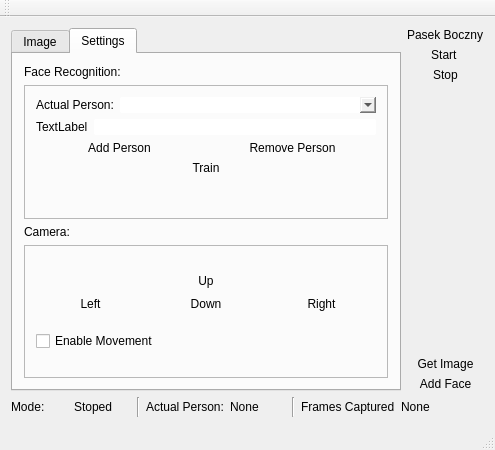
<?xml version="1.0" encoding="UTF-8"?>
<ui version="4.0">
 <class>MainWindow</class>
 <widget class="QMainWindow" name="MainWindow">
  <property name="geometry">
   <rect>
    <x>0</x>
    <y>0</y>
    <width>495</width>
    <height>450</height>
   </rect>
  </property>
  <property name="windowTitle">
   <string>MainWindow</string>
  </property>
  <property name="styleSheet">
   <string notr="true">QPushButton:disabled{ 
	background: qlineargradient(x1:1, y1:0, x2:1, y2:1,
	stop:0 white, stop: 0.8 gray, stop:1 white); 	
 }</string>
  </property>
  <widget class="QWidget" name="centralWidget">
   <layout class="QVBoxLayout" name="verticalLayout_5">
    <item>
     <layout class="QHBoxLayout" name="horizontalLayout_7">
      <item>
       <widget class="QTabWidget" name="tabWidget">
        <property name="currentIndex">
         <number>1</number>
        </property>
        <widget class="QWidget" name="tab_2">
         <attribute name="title">
          <string>Image</string>
         </attribute>
         <layout class="QVBoxLayout" name="verticalLayout_3">
          <item>
           <widget class="QLabel" name="labelImage">
            <property name="sizePolicy">
             <sizepolicy hsizetype="Preferred" vsizetype="Preferred">
              <horstretch>0</horstretch>
              <verstretch>1</verstretch>
             </sizepolicy>
            </property>
            <property name="minimumSize">
             <size>
              <width>352</width>
              <height>288</height>
             </size>
            </property>
            <property name="font">
             <font>
              <pointsize>20</pointsize>
             </font>
            </property>
            <property name="text">
             <string>Image From Camera</string>
            </property>
            <property name="alignment">
             <set>Qt::AlignCenter</set>
            </property>
           </widget>
          </item>
         </layout>
        </widget>
        <widget class="QWidget" name="tab_1">
         <attribute name="title">
          <string>Settings</string>
         </attribute>
         <layout class="QVBoxLayout" name="verticalLayout_11">
          <item>
           <layout class="QVBoxLayout" name="verticalLayout_10" stretch="1,1">
            <item>
             <layout class="QVBoxLayout" name="verticalLayout_4" stretch="0,1">
              <item>
               <widget class="QLabel" name="label_5">
                <property name="text">
                 <string>Face Recognition:</string>
                </property>
               </widget>
              </item>
              <item>
               <widget class="QFrame" name="frame">
                <property name="frameShape">
                 <enum>QFrame::StyledPanel</enum>
                </property>
                <property name="frameShadow">
                 <enum>QFrame::Raised</enum>
                </property>
                <layout class="QVBoxLayout" name="verticalLayout_9">
                 <item>
                  <layout class="QHBoxLayout" name="horizontalLayout_4">
                   <item>
                    <layout class="QVBoxLayout" name="verticalLayout_8">
                     <item>
                      <layout class="QHBoxLayout" name="horizontalLayout_3" stretch="0,1">
                       <item>
                        <widget class="QLabel" name="label_4">
                         <property name="text">
                          <string>Actual Person:</string>
                         </property>
                        </widget>
                       </item>
                       <item>
                        <widget class="QComboBox" name="comboBoxAvailablePeople">
                         <property name="styleSheet">
                          <string notr="true">QComboBox {
   color: black;
   border-color: blue;
	border-radius: 2px ;
	border-width: 2px;
}
QComboBox:hover{
	background: qlineargradient(x1:1, y1:0, x2:1, y2:1,
	stop:0 white, stop: 0.8 lightgreen, stop:1 white);
 }</string>
                         </property>
                        </widget>
                       </item>
                      </layout>
                     </item>
                     <item>
                      <layout class="QHBoxLayout" name="horizontalLayout_9">
                       <item>
                        <widget class="QLabel" name="label_9">
                         <property name="styleSheet">
                          <string notr="true"/>
                         </property>
                         <property name="text">
                          <string>TextLabel</string>
                         </property>
                        </widget>
                       </item>
                       <item>
                        <widget class="QLineEdit" name="lineEditNewPerson">
                         <property name="styleSheet">
                          <string notr="true">QLineEdit {
   color: black;
   border-color: blue;
	border-radius: 2px ;
	border-width: 2px;	
}
QLineEdit:hover{
	background: qlineargradient(x1:1, y1:0, x2:1, y2:1,
	stop:0 white, stop: 0.8 lightgreen, stop:1 white);
 }</string>
                         </property>
                        </widget>
                       </item>
                      </layout>
                     </item>
                     <item>
                      <layout class="QHBoxLayout" name="horizontalLayout_8">
                       <item>
                        <widget class="QPushButton" name="pushButtonAddPerson">
                         <property name="styleSheet">
                          <string notr="true">QPushButton {
   color: black;
	border-radius: 2px;
	background: qlineargradient(x1:1, y1:0, x2:1, y2:1,
	stop:0 white, stop: 0.8 lightblue, stop:1 white); 		
}
QPushButton:hover{
	background: qlineargradient(x1:1, y1:0, x2:1, y2:1,
	stop:0 white, stop: 0.8 yellow, stop:1 white);
 }</string>
                         </property>
                         <property name="text">
                          <string>Add Person</string>
                         </property>
                        </widget>
                       </item>
                       <item>
                        <widget class="QPushButton" name="pushButtonRemovePerson">
                         <property name="styleSheet">
                          <string notr="true">QPushButton {
   color: black;
	border-radius: 2px;
	background: qlineargradient(x1:1, y1:0, x2:1, y2:1,
	stop:0 white, stop: 0.8 lightblue, stop:1 white); 		
}
QPushButton:hover{
	background: qlineargradient(x1:1, y1:0, x2:1, y2:1,
	stop:0 white, stop: 0.8 red, stop:1 white);
 }</string>
                         </property>
                         <property name="text">
                          <string>Remove Person</string>
                         </property>
                        </widget>
                       </item>
                      </layout>
                     </item>
                    </layout>
                   </item>
                  </layout>
                 </item>
                 <item>
                  <widget class="QPushButton" name="pushButtonTrain">
                   <property name="styleSheet">
                    <string notr="true">QPushButton {
   color: black;
	border-radius: 2px;
	background: qlineargradient(x1:1, y1:0, x2:1, y2:1,
	stop:0 white, stop: 0.8 lightblue, stop:1 white); 		
}
QPushButton:hover{
	background: qlineargradient(x1:1, y1:0, x2:1, y2:1,
	stop:0 white, stop: 0.8 blue, stop:1 white);
 }</string>
                   </property>
                   <property name="text">
                    <string>Train</string>
                   </property>
                  </widget>
                 </item>
                 <item>
                  <spacer name="verticalSpacer">
                   <property name="orientation">
                    <enum>Qt::Vertical</enum>
                   </property>
                   <property name="sizeHint" stdset="0">
                    <size>
                     <width>20</width>
                     <height>40</height>
                    </size>
                   </property>
                  </spacer>
                 </item>
                </layout>
               </widget>
              </item>
             </layout>
            </item>
            <item>
             <layout class="QVBoxLayout" name="verticalLayout_6" stretch="0,1">
              <item>
               <widget class="QLabel" name="label_7">
                <property name="text">
                 <string>Camera:</string>
                </property>
               </widget>
              </item>
              <item>
               <widget class="QFrame" name="frame_2">
                <property name="frameShape">
                 <enum>QFrame::StyledPanel</enum>
                </property>
                <property name="frameShadow">
                 <enum>QFrame::Raised</enum>
                </property>
                <layout class="QVBoxLayout" name="verticalLayout_7">
                 <item>
                  <layout class="QVBoxLayout" name="verticalLayout">
                   <item>
                    <layout class="QHBoxLayout" name="horizontalLayout" stretch="1,1,1">
                     <item>
                      <spacer name="horizontalSpacer_4">
                       <property name="orientation">
                        <enum>Qt::Horizontal</enum>
                       </property>
                       <property name="sizeHint" stdset="0">
                        <size>
                         <width>40</width>
                         <height>20</height>
                        </size>
                       </property>
                      </spacer>
                     </item>
                     <item>
                      <widget class="QPushButton" name="pushButtonMoveUp">
                       <property name="enabled">
                        <bool>false</bool>
                       </property>
                       <property name="styleSheet">
                        <string notr="true">QPushButton {
   color: black;
	border-radius: 2px;
	background: qlineargradient(x1:1, y1:0, x2:1, y2:1,
	stop:0 white, stop: 0.8 lightblue, stop:1 white); 		
}
QPushButton:hover{
	background: qlineargradient(x1:1, y1:0, x2:1, y2:1,
	stop:0 white, stop: 0.8 yellow, stop:1 white);
 }
QPushButton:disabled{ 
	background: qlineargradient(x1:1, y1:0, x2:1, y2:1,
	stop:0 white, stop: 0.8 gray, stop:1 white); 	
 }</string>
                       </property>
                       <property name="text">
                        <string>Up</string>
                       </property>
                      </widget>
                     </item>
                     <item>
                      <spacer name="horizontalSpacer_5">
                       <property name="orientation">
                        <enum>Qt::Horizontal</enum>
                       </property>
                       <property name="sizeHint" stdset="0">
                        <size>
                         <width>40</width>
                         <height>20</height>
                        </size>
                       </property>
                      </spacer>
                     </item>
                    </layout>
                   </item>
                   <item>
                    <layout class="QHBoxLayout" name="horizontalLayout_2" stretch="1,1,1">
                     <item>
                      <widget class="QPushButton" name="pushButtonMoveLeft">
                       <property name="enabled">
                        <bool>false</bool>
                       </property>
                       <property name="styleSheet">
                        <string notr="true">QPushButton {
   color: black;
	border-radius: 2px;
	background: qlineargradient(x1:1, y1:0, x2:1, y2:1,
	stop:0 white, stop: 0.8 lightblue, stop:1 white); 		
}
QPushButton:hover{
	background: qlineargradient(x1:1, y1:0, x2:1, y2:1,
	stop:0 white, stop: 0.8 yellow, stop:1 white);
 }
QPushButton:disabled{ 
	background: qlineargradient(x1:1, y1:0, x2:1, y2:1,
	stop:0 white, stop: 0.8 gray, stop:1 white); 	
 }</string>
                       </property>
                       <property name="text">
                        <string>Left</string>
                       </property>
                      </widget>
                     </item>
                     <item>
                      <widget class="QPushButton" name="pushButtonMoveDown">
                       <property name="enabled">
                        <bool>false</bool>
                       </property>
                       <property name="styleSheet">
                        <string notr="true">QPushButton {
   color: black;
	border-radius: 2px;
	background: qlineargradient(x1:1, y1:0, x2:1, y2:1,
	stop:0 white, stop: 0.8 lightblue, stop:1 white); 		
}
QPushButton:hover{
	background: qlineargradient(x1:1, y1:0, x2:1, y2:1,
	stop:0 white, stop: 0.8 yellow, stop:1 white);
 }
QPushButton:disabled{ 
	background: qlineargradient(x1:1, y1:0, x2:1, y2:1,
	stop:0 white, stop: 0.8 gray, stop:1 white); 	
 }</string>
                       </property>
                       <property name="text">
                        <string>Down</string>
                       </property>
                      </widget>
                     </item>
                     <item>
                      <widget class="QPushButton" name="pushButtonMoveRight">
                       <property name="enabled">
                        <bool>false</bool>
                       </property>
                       <property name="styleSheet">
                        <string notr="true">QPushButton {
   color: black;
	border-radius: 2px;
	background: qlineargradient(x1:1, y1:0, x2:1, y2:1,
	stop:0 white, stop: 0.8 lightblue, stop:1 white); 		
}
QPushButton:hover{
	background: qlineargradient(x1:1, y1:0, x2:1, y2:1,
	stop:0 white, stop: 0.8 yellow, stop:1 white);
 }
QPushButton:disabled{ 
	background: qlineargradient(x1:1, y1:0, x2:1, y2:1,
	stop:0 white, stop: 0.8 gray, stop:1 white); 	
 }</string>
                       </property>
                       <property name="text">
                        <string>Right</string>
                       </property>
                      </widget>
                     </item>
                    </layout>
                   </item>
                  </layout>
                 </item>
                 <item>
                  <widget class="QCheckBox" name="checkBoxEnableMovement">
                   <property name="text">
                    <string>Enable Movement</string>
                   </property>
                  </widget>
                 </item>
                </layout>
               </widget>
              </item>
             </layout>
            </item>
           </layout>
          </item>
         </layout>
        </widget>
       </widget>
      </item>
      <item>
       <layout class="QVBoxLayout" name="verticalLayout_2">
        <item>
         <widget class="QLabel" name="label_3">
          <property name="text">
           <string>Pasek Boczny</string>
          </property>
         </widget>
        </item>
        <item>
         <widget class="QPushButton" name="pushButtonStart">
          <property name="styleSheet">
           <string notr="true">QPushButton {
   color: black;
	border-radius: 2px;
	background: qlineargradient(x1:1, y1:0, x2:1, y2:1,
	stop:0 white, stop: 0.8 lightblue, stop:1 white); 		
}
QPushButton:hover{
	background: qlineargradient(x1:1, y1:0, x2:1, y2:1,
	stop:0 white, stop: 0.8 green, stop:1 white);
 }
QPushButton:disabled{ 
	background: qlineargradient(x1:1, y1:0, x2:1, y2:1,
	stop:0 white, stop: 0.8 gray, stop:1 white); 	
 }</string>
          </property>
          <property name="text">
           <string>Start </string>
          </property>
         </widget>
        </item>
        <item>
         <widget class="QPushButton" name="pushButtonStop">
          <property name="enabled">
           <bool>false</bool>
          </property>
          <property name="styleSheet">
           <string notr="true">QPushButton {
   color: black;
	border-radius: 2px;
	background: qlineargradient(x1:1, y1:0, x2:1, y2:1,
	stop:0 white, stop: 0.8 lightblue, stop:1 white); 		
}
QPushButton:hover{
	background: qlineargradient(x1:1, y1:0, x2:1, y2:1,
	stop:0 white, stop: 0.8 red, stop:1 white);
 }

QPushButton:disabled{ 
	background: qlineargradient(x1:1, y1:0, x2:1, y2:1,
	stop:0 white, stop: 0.8 gray, stop:1 white); 	
 }</string>
          </property>
          <property name="text">
           <string>Stop</string>
          </property>
         </widget>
        </item>
        <item>
         <spacer name="verticalSpacer_2">
          <property name="orientation">
           <enum>Qt::Vertical</enum>
          </property>
          <property name="sizeHint" stdset="0">
           <size>
            <width>20</width>
            <height>40</height>
           </size>
          </property>
         </spacer>
        </item>
        <item>
         <widget class="QPushButton" name="pushButtonGetImage">
          <property name="styleSheet">
           <string notr="true">QPushButton {
   color: black;
	border-radius: 2px;
	background: qlineargradient(x1:1, y1:0, x2:1, y2:1,
	stop:0 white, stop: 0.8 lightblue, stop:1 white); 		
}
QPushButton:hover{
	background: qlineargradient(x1:1, y1:0, x2:1, y2:1,
	stop:0 white, stop: 0.8 yellow, stop:1 white);
 }

QPushButton:disabled{ 
	background: qlineargradient(x1:1, y1:0, x2:1, y2:1,
	stop:0 white, stop: 0.8 gray, stop:1 white); 	
 }</string>
          </property>
          <property name="text">
           <string>Get Image</string>
          </property>
         </widget>
        </item>
        <item>
         <widget class="QPushButton" name="pushButtonAddFace">
          <property name="enabled">
           <bool>false</bool>
          </property>
          <property name="styleSheet">
           <string notr="true">QPushButton {
   color: black;
	border-radius: 2px;
	background: qlineargradient(x1:1, y1:0, x2:1, y2:1,
	stop:0 white, stop: 0.8 lightblue, stop:1 white); 		
}
QPushButton:hover{
	background: qlineargradient(x1:1, y1:0, x2:1, y2:1,
	stop:0 white, stop: 0.8 yellow, stop:1 white);
 }

QPushButton:disabled{ 
	background: qlineargradient(x1:1, y1:0, x2:1, y2:1,
	stop:0 white, stop: 0.8 gray, stop:1 white); 	
 }</string>
          </property>
          <property name="text">
           <string>Add Face</string>
          </property>
         </widget>
        </item>
       </layout>
      </item>
     </layout>
    </item>
    <item>
     <layout class="QHBoxLayout" name="horizontalLayout_6">
      <item>
       <layout class="QHBoxLayout" name="horizontalLayout_5" stretch="1,1,0,1,1,0,1,1">
        <item>
         <widget class="QLabel" name="label">
          <property name="text">
           <string>Mode:</string>
          </property>
         </widget>
        </item>
        <item>
         <widget class="QLabel" name="labelMode">
          <property name="text">
           <string>Stoped</string>
          </property>
         </widget>
        </item>
        <item>
         <widget class="Line" name="line">
          <property name="orientation">
           <enum>Qt::Vertical</enum>
          </property>
         </widget>
        </item>
        <item>
         <widget class="QLabel" name="label_6">
          <property name="text">
           <string>Actual Person:</string>
          </property>
         </widget>
        </item>
        <item>
         <widget class="QLabel" name="labelActualPerson">
          <property name="text">
           <string>None</string>
          </property>
         </widget>
        </item>
        <item>
         <widget class="Line" name="line_2">
          <property name="orientation">
           <enum>Qt::Vertical</enum>
          </property>
         </widget>
        </item>
        <item>
         <widget class="QLabel" name="label_10">
          <property name="text">
           <string>Frames Captured</string>
          </property>
         </widget>
        </item>
        <item>
         <widget class="QLabel" name="labelFramesCaptured">
          <property name="text">
           <string>None</string>
          </property>
         </widget>
        </item>
       </layout>
      </item>
      <item>
       <widget class="LedIndicator" name="ledIndicatorWidget" native="true">
        <property name="minimumSize">
         <size>
          <width>20</width>
          <height>20</height>
         </size>
        </property>
        <property name="maximumSize">
         <size>
          <width>20</width>
          <height>20</height>
         </size>
        </property>
       </widget>
      </item>
     </layout>
    </item>
   </layout>
  </widget>
  <widget class="QMenuBar" name="menuBar">
   <property name="geometry">
    <rect>
     <x>0</x>
     <y>0</y>
     <width>495</width>
     <height>25</height>
    </rect>
   </property>
  </widget>
  <widget class="QToolBar" name="mainToolBar">
   <property name="styleSheet">
    <string notr="true">QPushButton:disabled{ 
	background: qlineargradient(x1:1, y1:0, x2:1, y2:1,
	stop:0 white, stop: 0.8 gray, stop:1 white); 	
 }</string>
   </property>
   <attribute name="toolBarArea">
    <enum>TopToolBarArea</enum>
   </attribute>
   <attribute name="toolBarBreak">
    <bool>false</bool>
   </attribute>
  </widget>
  <widget class="QStatusBar" name="statusBar"/>
 </widget>
 <layoutdefault spacing="6" margin="11"/>
 <customwidgets>
  <customwidget>
   <class>LedIndicator</class>
   <extends>QWidget</extends>
   <header>ledindicator.h</header>
   <container>1</container>
  </customwidget>
 </customwidgets>
 <resources/>
 <connections/>
</ui>
